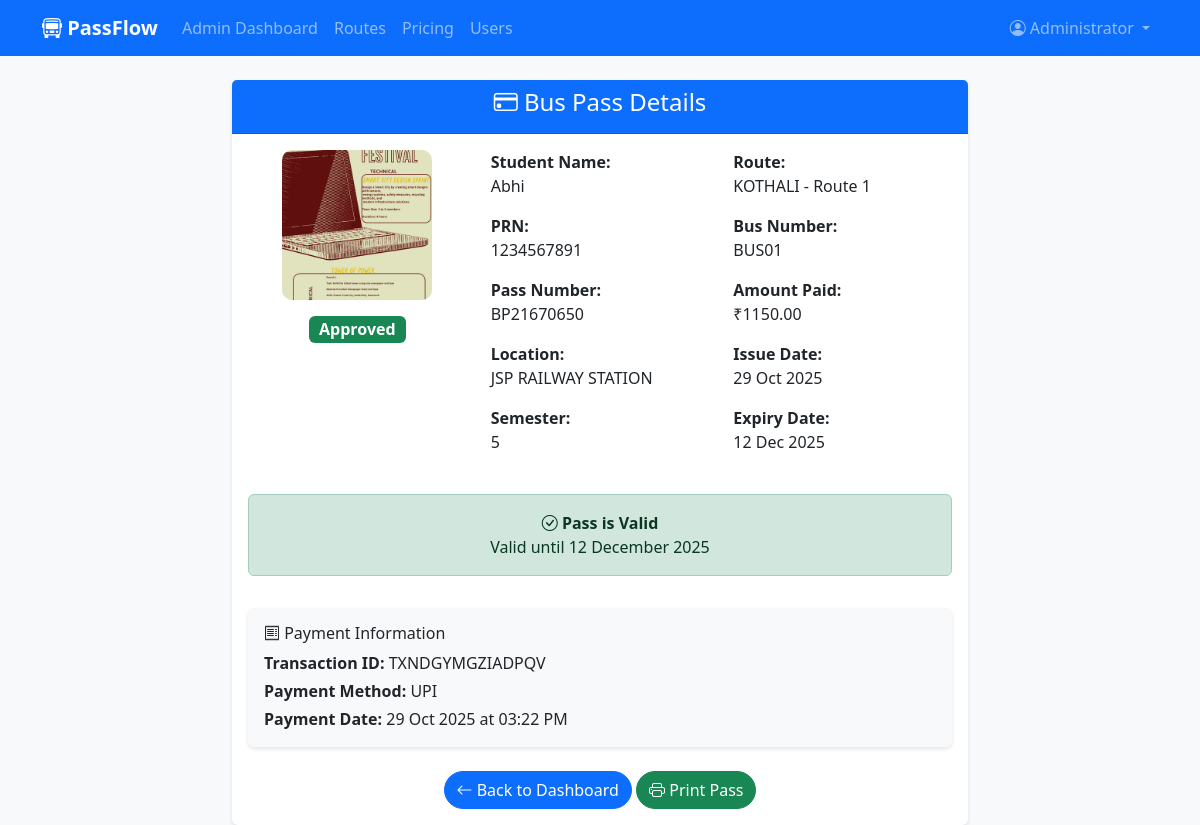
The page /pass/3 (signed in) on the database its author committed.
### app_complete.py (models this page shows, shortened)
class User(db.Model):
    id = db.Column(db.Integer, primary_key=True)
    name = db.Column(db.String(100), nullable=False)
    email = db.Column(db.String(120), unique=True, nullable=False)
    phone = db.Column(db.String(15), nullable=False)
    password = db.Column(db.String(255), nullable=False)
    role = db.Column(db.String(20), default='student')  # student or admin
    created_at = db.Column(db.DateTime, default=datetime.utcnow)
    profile = db.relationship('Profile', backref='user', uselist=False, cascade='all, delete-orphan')
    passes = db.relationship('Pass', backref='user', lazy=True, cascade='all, delete-orphan')
    payments = db.relationship('Payment', backref='user', lazy=True, cascade='all, delete-orphan')

class Profile(db.Model):
    id = db.Column(db.Integer, primary_key=True)
    user_id = db.Column(db.Integer, db.ForeignKey('user.id'), nullable=False)
    prn = db.Column(db.String(20), unique=True)
    pass_no = db.Column(db.String(20), unique=True)
    photo = db.Column(db.String(200))
    location = db.Column(db.String(100))
    semester = db.Column(db.String(20))
    semester_end_date = db.Column(db.Date)
    route_id = db.Column(db.Integer, db.ForeignKey('route.id'))
    bus_number = db.Column(db.String(20))
    is_complete = db.Column(db.Boolean, default=False)
    created_at = db.Column(db.DateTime, default=datetime.utcnow)

class Pass(db.Model):
    id = db.Column(db.Integer, primary_key=True)
    user_id = db.Column(db.Integer, db.ForeignKey('user.id'), nullable=False)
    route_id = db.Column(db.Integer, db.ForeignKey('route.id'), nullable=False)
    amount_paid = db.Column(db.Float, nullable=False)
    issue_date = db.Column(db.Date, default=datetime.utcnow().date)
    expiry_date = db.Column(db.Date, nullable=False)
    status = db.Column(db.String(20), default='Pending')  # Pending, Approved, Rejected
    created_at = db.Column(db.DateTime, default=datetime.utcnow)
    payment = db.relationship('Payment', backref='bus_pass', uselist=False)

class Route(db.Model):
    id = db.Column(db.Integer, primary_key=True)
    name = db.Column(db.String(100), nullable=False)
    bus_number = db.Column(db.String(20), nullable=False)
    stops = db.Column(db.Text)  # JSON string of stops with coordinates
    timings = db.Column(db.Text)  # JSON string of timing information
    created_at = db.Column(db.DateTime, default=datetime.utcnow)
    profiles = db.relationship('Profile', backref='route', lazy=True)
    passes = db.relationship('Pass', backref='route', lazy=True)

class Payment(db.Model):
    id = db.Column(db.Integer, primary_key=True)
    user_id = db.Column(db.Integer, db.ForeignKey('user.id'), nullable=False)
    pass_id = db.Column(db.Integer, db.ForeignKey('pass.id'), nullable=False)
    amount = db.Column(db.Float, nullable=False)
    payment_method = db.Column(db.String(50), default='Mock Payment')
    transaction_id = db.Column(db.String(100), unique=True)
    status = db.Column(db.String(20), default='Completed')  # Completed, Failed
    created_at = db.Column(db.DateTime, default=datetime.utcnow)

### app_complete.py (the view)
    def decorated_function(*args, **kwargs):
        if 'user_id' not in session:
            flash('Please log in to access this page.', 'warning')
            return redirect(url_for('login'))
        return f(*args, **kwargs)

### app_complete.py (called while the page is built)
@app.context_processor
def inject_datetime():
    return {'datetime': datetime, 'date': date}

def login_required(f):
    def decorated_function(*args, **kwargs):
        if 'user_id' not in session:
            flash('Please log in to access this page.', 'warning')
            return redirect(url_for('login'))
        return f(*args, **kwargs)
    decorated_function.__name__ = f.__name__
    return decorated_function

def is_pass_expired(bus_pass):
    return date.today() > bus_pass.expiry_date

def get_days_until_expiry(bus_pass):
    return (bus_pass.expiry_date - date.today()).days

@app.route('/pass/<int:pass_id>')
@login_required
def pass_detail(pass_id):
    user = User.query.get(session['user_id'])
    bus_pass = Pass.query.get_or_404(pass_id)
    if bus_pass.user_id != user.id and user.role != 'admin':
        flash('Access denied.', 'danger')
        return redirect(url_for('dashboard'))
    expired = is_pass_expired(bus_pass)
    days_until_expiry = get_days_until_expiry(bus_pass) if not expired else 0
    return render_template('pass_detail.html',
                         bus_pass=bus_pass,
                         expired=expired,
                         days_until_expiry=days_until_expiry)

### templates/pass_detail.html (shortened to what this page needs)
{% extends "base.html" %}
{% block content %}
<div class="row justify-content-center">
    <div class="col-md-8">
        <div class="card">
            <div class="card-header text-center bg-primary text-white">
                <h4><i class="bi bi-credit-card"></i> Bus Pass Details</h4>
            </div>
            <div class="card-body">
                <div class="row">
                    <div class="col-md-4 text-center">
                        {% if bus_pass.user.profile.photo %}
                            <img src="{{ url_for('static', filename='uploads/' + bus_pass.user.profile.photo) }}"
                                 class="profile-img mb-3" alt="Student Photo">
                        {% else %}
                            <div class="bg-light d-flex align-items-center justify-content-center profile-img mb-3">
                                <i class="bi bi-person text-muted" style="font-size: 4rem;"></i>
                            </div>
                        {% endif %}
                        <div class="text-center">
                            <span class="badge fs-6
                                {% if bus_pass.status == 'Approved' %}bg-success
                                {% elif bus_pass.status == 'Pending' %}bg-warning
                                {% else %}bg-danger{% endif %}">
                                {{ bus_pass.status }}
                            </span>
                        </div>
                    </div>
                    <div class="col-md-8">
                        <div class="row">
                            <div class="col-sm-6">
                                <p><strong>Student Name:</strong><br>{{ bus_pass.user.name }}</p>
                                <p><strong>PRN:</strong><br>{{ bus_pass.user.profile.prn or 'N/A' }}</p>
                                <p><strong>Pass Number:</strong><br>{{ bus_pass.user.profile.pass_no or 'N/A' }}</p>
                                <p><strong>Location:</strong><br>{{ bus_pass.user.profile.location or 'N/A' }}</p>
                                <p><strong>Semester:</strong><br>{{ bus_pass.user.profile.semester or 'N/A' }}</p>
                            </div>
                            <div class="col-sm-6">
                                <p><strong>Route:</strong><br>{{ bus_pass.route.name if bus_pass.route else 'N/A' }}</p>
                                <p><strong>Bus Number:</strong><br>{{ bus_pass.user.profile.bus_number or 'N/A' }}</p>
                                <p><strong>Amount Paid:</strong><br>₹{{ "%.2f"|format(bus_pass.amount_paid) }}</p>
                                <p><strong>Issue Date:</strong><br>{{ bus_pass.issue_date.strftime('%d %b %Y') }}</p>
                                <p><strong>Expiry Date:</strong><br>{{ bus_pass.expiry_date.strftime('%d %b %Y') }}</p>
                            </div>
                        </div>
                    </div>
                </div>
                <div class="row mt-4">
                    <div class="col-12">
                        {% if bus_pass.status == 'Approved' %}
                            {% if bus_pass.expiry_date >= datetime.now().date() %}
                                <div class="alert alert-success text-center">
                                    <i class="bi bi-check-circle"></i>
                                    <strong>Pass is Valid</strong><br>
                                    Valid until {{ bus_pass.expiry_date.strftime('%d %B %Y') }}
                                </div>
                            {% else %}
                                <div class="alert alert-danger text-center">
                                    <i class="bi bi-x-circle"></i>
                                    <strong>Pass Expired</strong><br>
                                    Expired on {{ bus_pass.expiry_date.strftime('%d %B %Y') }}
                                </div>
                            {% endif %}
                        {% elif bus_pass.status == 'Pending' %}
                            <div class="alert alert-warning text-center">
                                <i class="bi bi-clock"></i>
                                <strong>Awaiting Approval</strong><br>
                                Your pass is pending admin approval
                            </div>
                        {% else %}
                            <div class="alert alert-danger text-center">
                                <i class="bi bi-x-circle"></i>
                                <strong>Pass Rejected</strong><br>
                                Please contact admin for more information
                            </div>
                        {% endif %}
                    </div>
                </div>
                {% if bus_pass.payment %}
                <div class="row mt-3">
                    <div class="col-12">
                        <div class="card bg-light">
                            <div class="card-body">
                                <h6><i class="bi bi-receipt"></i> Payment Information</h6>
                                <p class="mb-1"><strong>Transaction ID:</strong> {{ bus_pass.payment.transaction_id }}</p>
                                <p class="mb-1"><strong>Payment Method:</strong> {{ bus_pass.payment.payment_method }}</p>
                                <p class="mb-0"><strong>Payment Date:</strong> {{ bus_pass.payment.created_at.strftime('%d %b %Y at %I:%M %p') }}</p>
                            </div>
                        </div>
                    </div>
                </div>
                {% endif %}
                <div class="text-center mt-4">
                    <a href="{{ url_for('dashboard') }}" class="btn btn-primary">
                        <i class="bi bi-arrow-left"></i> Back to Dashboard
                    </a>
                    {% if bus_pass.status == 'Approved' %}
                        <a href="{{ url_for('print_pass', pass_id=bus_pass.id) }}" class="btn btn-success" target="_blank">
                            <i class="bi bi-printer"></i> Print Pass
                        </a>
                    {% endif %}
                </div>
            </div>
        </div>
    </div>
</div>
{% endblock %}

### templates/base.html (shortened to what this page needs)
<!DOCTYPE html>
<html lang="en">
<head>
    <link href="https://cdn.jsdelivr.net/npm/bootstrap@5.3.0/dist/css/bootstrap.min.css" rel="stylesheet">
    <link href="https://cdn.jsdelivr.net/npm/bootstrap-icons@1.10.0/font/bootstrap-icons.css" rel="stylesheet">
    <link rel="stylesheet" href="https://unpkg.com/leaflet@1.9.4/dist/leaflet.css" />
</head>
<body class="bg-light">
    <nav class="navbar navbar-expand-lg navbar-dark bg-primary">
        <div class="container">
            <a class="navbar-brand" href="{{ url_for('index') }}">
                <i class="bi bi-bus-front"></i> PassFlow
            </a>
            <div class="collapse navbar-collapse" id="navbarNav">
                <ul class="navbar-nav me-auto">
                    {% if session.user_id %}
                        {% if session.user_role == 'admin' %}
                            <li class="nav-item">
                                <a class="nav-link" href="{{ url_for('admin_dashboard') }}">Admin Dashboard</a>
                            </li>
                            <li class="nav-item">
                                <a class="nav-link" href="{{ url_for('admin_routes') }}">Routes</a>
                            </li>
                            <li class="nav-item">
                                <a class="nav-link" href="{{ url_for('admin_pricing') }}">Pricing</a>
                            </li>
                            <li class="nav-item">
                                <a class="nav-link" href="{{ url_for('admin_users') }}">Users</a>
                            </li>
                        {% endif %}
                    {% endif %}
                </ul>
                <ul class="navbar-nav">
                    {% if session.user_id %}
                        <li class="nav-item dropdown">
                            <a class="nav-link dropdown-toggle" href="#" id="userDropdown" role="button" data-bs-toggle="dropdown">
                                <i class="bi bi-person-circle"></i> {{ session.user_name }}
                            </a>
                        </li>
                    {% endif %}
                </ul>
            </div>
        </div>
    </nav>
    <main class="container mt-4">
        {% block content %}{% endblock %}
    </main>
</body>
</html>

### templates/base.html (style rules this page uses)
.navbar-brand { font-weight: bold; }
.card { box-shadow: 0 2px 4px rgba(0,0,0,0.1); border: none; }
.btn { border-radius: 20px; }
.profile-img { width: 150px; height: 150px; object-fit: cover; border-radius: 10px; }

### rows shown on the page
User: user_name "Administrator"
Profile: photo (picture), user.profile "1234567891", user.profile "BP21670650", user.profile "JSP RAILWAY STATION", user.profile "5", user.profile "BUS01"
Pass: status "Approved", amount_paid "1150.00", issue_date "29 Oct 2025", expiry_date "12 Dec 2025", expiry_date "12 December 2025"
User: user.name "Abhi"
Route: route "KOTHALI - Route 1"
Payment: payment.transaction_id "TXNDGYMGZIADPQV", payment.payment_method "UPI", payment.created_at "29 Oct 2025 at 03:22 PM"
